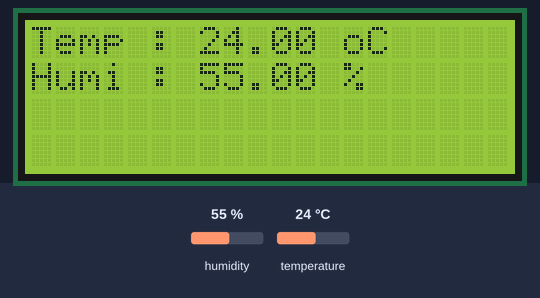
The sketch below on a simulated Arduino Uno, built with avr-gcc and run on an emulated ATmega328P. Shown: 20×4 character LCD. Inputs (shaded band) come from the test bench; at power-on: humidity 55 %, temperature 24 °C. What the sketch prints to the serial monitor is not drawn.

Above: at 10.7 s.
10.8 s: humidity set to 22 %
At 21.0 s:
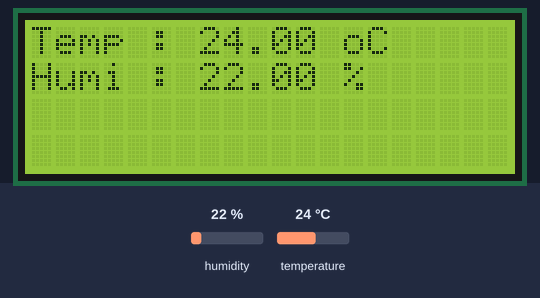
22.0 s: temperature set to 12 °C
At 31.3 s:
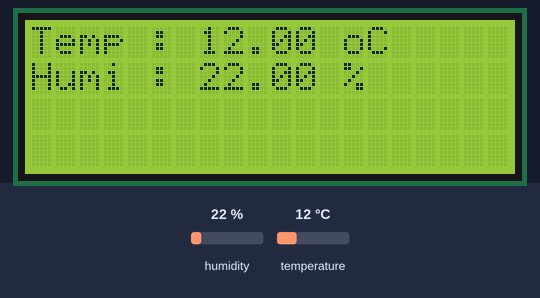
33.2 s: humidity set to 40 %
At 41.6 s:
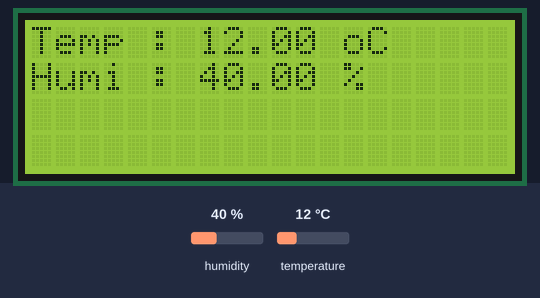
44.4 s: temperature set to 19 °C
Timing chart, 0 to 47.4 s (numbered marks = the images above; inputs shaded):
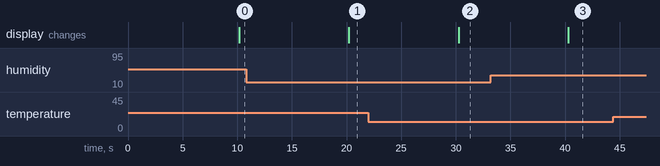

Measured:
- after the input at 10.8 s, the display: changes after 9.4 s (image 1)
- after the input at 22.0 s, the display: changes after 8.2 s (image 2)
- after the input at 33.2 s, the display: changes after 7.1 s (image 3)

The sketch:

Temp_RH_LCD2.ino
```cpp
#include <Wire.h>
#include <LiquidCrystal_I2C.h>
#include <DHT.h>

#define DHTPIN 12
#define DHTTYPE DHT22

LiquidCrystal_I2C lcd(0x27, 20, 4);
DHT dht(DHTPIN, DHTTYPE);

void setup()
{
  Serial.begin(9600);
  dht.begin();

  lcd.init();
  lcd.backlight();
  lcd.setCursor(3, 0);
  lcd.print("Hello, world!");
  lcd.setCursor(2, 1);
  lcd.print("Jeju Nat'l Univ.");
  lcd.setCursor(0, 2);
  lcd.print("Hortic. Sci. Major");
  lcd.setCursor(2, 3);
  lcd.print("Cho Young-Yeol");
  delay(5000);
}


void loop()
{
  delay(5000);

  float h = dht.readHumidity();
  float t = dht.readTemperature();

  Serial.print("Humidity: ");
  Serial.print(h);
  Serial.print("%  Temperature: ");
  Serial.print(t);
  Serial.println("°C");

  lcd.clear();
  lcd.setCursor(0, 0);
  lcd.print("Temp : ");
  lcd.print(t);
  lcd.print(" oC");
  lcd.setCursor(0, 1);
  lcd.print("Humi : ");
  lcd.print(h);
  lcd.print(" %");
  lcd.setCursor(0, 2);
  lcd.print("");
  lcd.setCursor(0, 3);
  lcd.print("");
  delay(5000);
}
```
